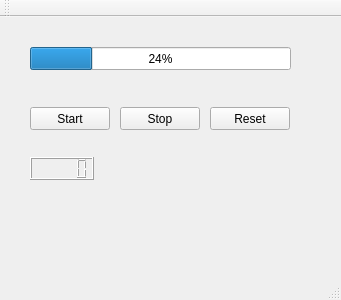
<?xml version="1.0" encoding="UTF-8"?>
<ui version="4.0">
 <class>MainWindow</class>
 <widget class="QMainWindow" name="MainWindow">
  <property name="geometry">
   <rect>
    <x>0</x>
    <y>0</y>
    <width>341</width>
    <height>300</height>
   </rect>
  </property>
  <property name="windowTitle">
   <string>MainWindow</string>
  </property>
  <widget class="QWidget" name="centralWidget">
   <widget class="QProgressBar" name="progressBar">
    <property name="geometry">
     <rect>
      <x>30</x>
      <y>30</y>
      <width>261</width>
      <height>23</height>
     </rect>
    </property>
    <property name="value">
     <number>24</number>
    </property>
   </widget>
   <widget class="QPushButton" name="pbStart">
    <property name="geometry">
     <rect>
      <x>30</x>
      <y>90</y>
      <width>80</width>
      <height>23</height>
     </rect>
    </property>
    <property name="text">
     <string>Start</string>
    </property>
   </widget>
   <widget class="QPushButton" name="pbStop">
    <property name="geometry">
     <rect>
      <x>120</x>
      <y>90</y>
      <width>80</width>
      <height>23</height>
     </rect>
    </property>
    <property name="text">
     <string>Stop</string>
    </property>
   </widget>
   <widget class="QPushButton" name="pbReset">
    <property name="geometry">
     <rect>
      <x>210</x>
      <y>90</y>
      <width>80</width>
      <height>23</height>
     </rect>
    </property>
    <property name="text">
     <string>Reset</string>
    </property>
   </widget>
   <widget class="QLCDNumber" name="lcdNumber">
    <property name="geometry">
     <rect>
      <x>30</x>
      <y>140</y>
      <width>64</width>
      <height>23</height>
     </rect>
    </property>
   </widget>
  </widget>
  <widget class="QMenuBar" name="menuBar">
   <property name="geometry">
    <rect>
     <x>0</x>
     <y>0</y>
     <width>341</width>
     <height>20</height>
    </rect>
   </property>
  </widget>
  <widget class="QToolBar" name="mainToolBar">
   <attribute name="toolBarArea">
    <enum>TopToolBarArea</enum>
   </attribute>
   <attribute name="toolBarBreak">
    <bool>false</bool>
   </attribute>
  </widget>
  <widget class="QStatusBar" name="statusBar"/>
 </widget>
 <layoutdefault spacing="6" margin="11"/>
 <resources/>
 <connections>
  <connection>
   <sender>progressBar</sender>
   <signal>valueChanged(int)</signal>
   <receiver>lcdNumber</receiver>
   <slot>display(int)</slot>
   <hints>
    <hint type="sourcelabel">
     <x>156</x>
     <y>79</y>
    </hint>
    <hint type="destinationlabel">
     <x>75</x>
     <y>189</y>
    </hint>
   </hints>
  </connection>
 </connections>
</ui>
